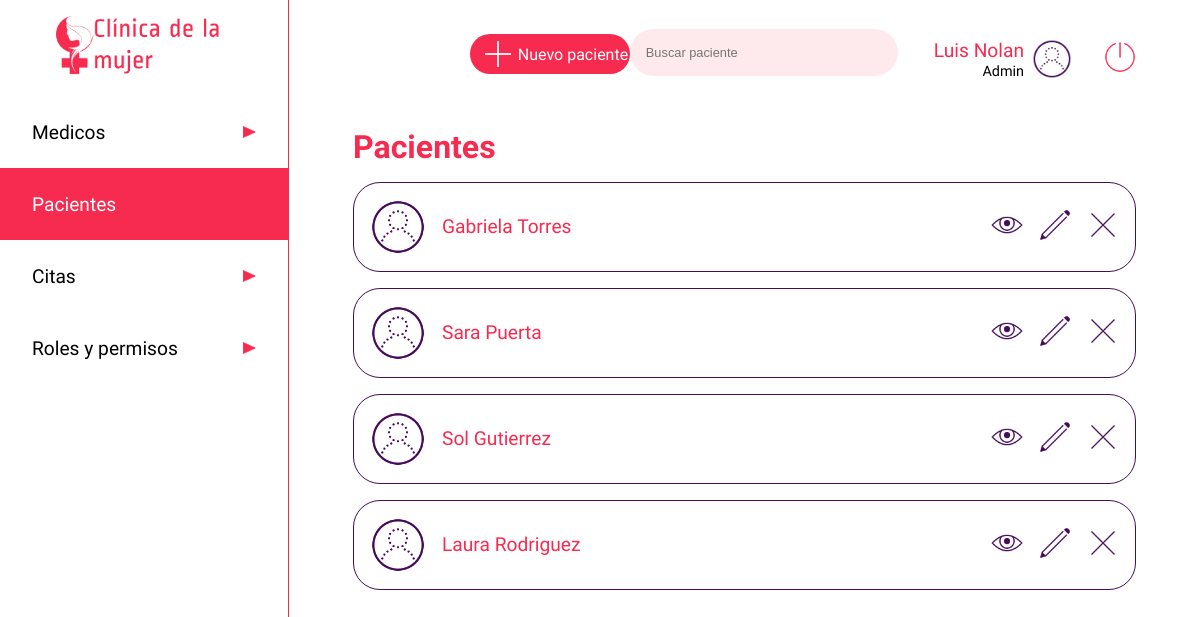
Page /paciente (signed in) on the committed database.
### app.py (models this page shows, shortened)
class users(db.Model):
    __tablename__ = 'users'
    cedula = db.Column(db.Integer, primary_key=True)
    nombre=db.Column(db.String)
    apellido=db.Column(db.String)
    nacimiento=db.Column(db.String)
    eps=db.Column(db.String)
    email=db.Column(db.String, unique=True)
    telefono=db.Column(db.Integer)
    dir=db.Column(db.String)
    ciudad=db.Column(db.String)
    password=db.Column(db.String)
    rol =db.Column(db.String)
    especialidad = db.Column(db.String)
    estado = db.Column(db.Boolean)

### app.py (the view)
@app.route('/paciente', methods=['GET'])
def paciente():
    if 'usuarioIngresado' in session:
        pacientes = users.query.filter_by(rol='paciente')
        usuario = users.query.filter_by(cedula=int(session['usuarioIngresado'])).first()
        print(session['usuarioIngresado'])
        return render('pacientes.html', listapacientes = pacientes, row = usuario)
    else:
        return render('acceso-denegado.html')

### templates/pacientes.html (shortened to what this page needs)
<!DOCTYPE html>
<html lang="es">
<head>
    <link rel="stylesheet" type="text/css" href="{{ url_for('static', filename='css/stylelist.css')}}">
</head>
<body>
    <header class="header">
        <img src="{{ url_for('static', filename='images/iconoclinica.png')}}" class="logo" alt="Clinica de la mujer">
        <nav>
            <ul class="menu">
                <li class="menuitems"><a href="/medico" class="menulink"><span>Medicos</span><img src="{{ url_for('static', filename='images/triangulo.png')}}" class="flecha" alt=""></a></li>
                <li class="menuitems"><a href="/paciente" class="menuselect"><span>Pacientes</span><img src="{{ url_for('static', filename='images/triangulo.png')}}" class="flecha" alt=""></a></li>
                <li class="menuitems"><a href="/listado-citas" class="menulink"><span>Citas</span><img src="{{ url_for('static', filename='images/triangulo.png')}}" class="flecha" alt=""></a></li>
                <li class="menuitems"><a href="/roles" class="menulink"><span>Roles y permisos</span><img src="{{ url_for('static', filename='images/triangulo.png')}}" class="flecha" alt=""></a></li>
            </ul>
        </nav>
    </header>
    <main class="main">
        <div class="searchuser">
            <a href="/registro" class="newuser"><img src="{{ url_for('static', filename='images/plus_math_100px.png')}}"  class="profile" alt=""><span>Nuevo paciente</span></a>
            <div>
                <input type="search" class="search" placeholder="Buscar paciente">
                <div class="perfil">
                    <div>
                        <span class="nameuser">{{row.nombre}} {{row.apellido}}</span><br>
                        <span class="roluser">Admin</span>
                    </div>
                    <img src="{{ url_for('static', filename='images/test_account_100px.png')}}"  class="profile" alt="">
                    <a href="/logout" type="button" class="btn"><img src="{{ url_for('static', filename='images/off.png')}}" class="logout" alt="Cerrar sesion"></a>
                </div>
            </div>
        </div>
        <div class="cuerpo">
            <h1 class="titulo"><span style="color:#F72B50">Pacientes</span></h1>
            <div>
                <ul>
                    {% for data in listapacientes %}
                        {% if data.estado == 1 %}
                        <div class="contenedor_user">
                            <div class="nom_img">
                                <img src="{{ url_for('static', filename='images/test_account_100px.png')}}" class="imgp" alt="">
                                <span class="nombre_user">{{data.nombre}} {{data.apellido}}</span>
                            </div>
                            <div class="contenedortbtn">
                                <a href="paciente/{{data.cedula}}" ><img src="{{ url_for('static', filename='images/eye_100px.png')}}" class="btned" alt=""></a>
                                <a href="paciente/{{data.cedula}}/editar"><img src="{{ url_for('static', filename='images/edit_100px.png')}}" class="btned" alt=""></a>
                                <a href="paciente/{{data.cedula}}/eliminar"><img src="{{ url_for('static', filename='images/delete_100px.png')}}" class="btned" alt=""></a>
                            </div>
                        </div>
                        {% endif %}
                    {% endfor %}
                </ul>
            </div>
    </main>
</body>
</html>

### static/css/stylelist.css (style rules this page uses)
* { padding: 0; margin: 0; }
.btned { width: 2rem; }
body { display: flex; }
.cuerpo { margin-top: 3rem; width: 100%; }
.contenedor_user { padding: 1rem; display: flex; justify-content: space-between; border: 0.1rem solid #450B5A; border-radius: 1.6875rem; align-items: center; margin-bottom: 1rem; }
.contenedortbtn { display: flex; justify-content: space-between; width: 8rem; }
.flecha { width: 0.8rem; height: 0.8rem; }
.perfil { display: inline-flex; align-items: center; text-align: right; margin-left: 2rem; justify-content: flex-end; }
.header { margin:0; display: inline-block; width: 18rem; height: 100vh; border-color: #F72B50; justify-content: center; }
.imgp { width: 3.5rem; }
.logo { display: block; height: 4rem; margin: auto; padding: 1rem; }
.logout { height: 2rem; margin-left: 2rem; }
.main { width: calc(100% - 18rem); padding: 1.8rem 4rem; border-left: 0.1rem solid #F72B50; }
.menu { font-family: 'Average Sans', sans-serif; list-style: none; color: black; }
.menulink { display: inline-flex; font-size: 1.2rem; width: 14rem; height: 1.5rem; padding: 1.5rem 2rem; text-decoration: none; color: black; background-color: white; justify-content: space-between; align-items: center; margin: 0; }
.menuselect { display: inline-flex; font-size: 1.2rem; width: 14rem; height: 1.5rem; padding: 1.5rem 2rem; text-decoration: none; color: black; background-color: #F72B50; color: white; justify-content: space-between; align-items: center; margin: 0; }
.nombre_user { font-family: 'Average Sans', sans-serif; font-size: 1.2rem; color: #F72B50; margin-left: 1rem; }
.nom_img { display: flex; align-items: center; }
.nameuser { font-family: 'Ropa Sans', sans-serif; font-size: 1.2rem; color: #F72B50; }
.newuser { display: flex; width: 10rem; background: #F72B50; color: white; font-size: 1rem; font-family: 'Average Sans', sans-serif; border-radius: 1.6875rem; align-items: center; text-decoration: none; }
.roluser { font-family: 'Ropa Sans', sans-serif; font-size: 0.9rem; }
.profile { height: 2.5rem; margin-left: 0.5rem; }
.search { width: 16.75rem; padding: 1rem; background: #FEEAED; border: none; font-size: 0.8rem; color: black; border-radius: 1.6875rem; outline: none; }
.searchuser { display: flex; align-items: center; justify-content: flex-end; width: 100%; }
.titulo { font-size: 2rem; font-family: 'Ropa Sans', sans-serif; margin-bottom: 1rem; }

### rows in the picture
users: nombre "Luis", apellido "Nolan"
users: estado True (drawn), nombre "Gabriela", apellido "Torres"
users: estado True (drawn), nombre "Sara", apellido "Puerta"
users: estado True (drawn), nombre "Sol", apellido "Gutierrez"
users: estado True (drawn), nombre "Laura", apellido "Rodriguez"
